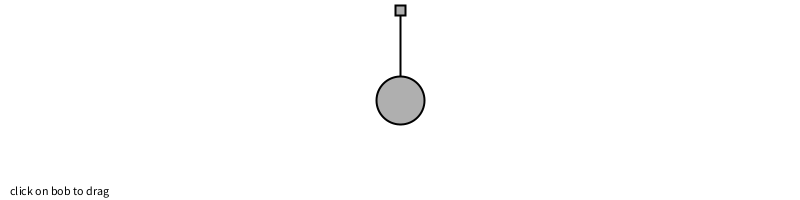
Frame 1 (no input)
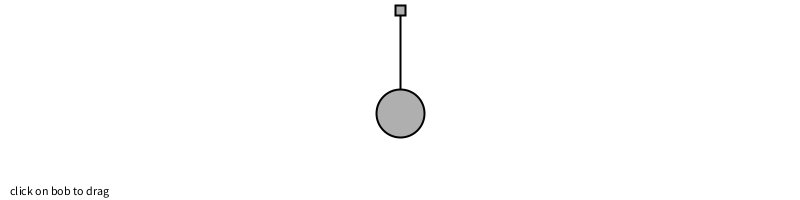
Frame 60 (the mouse pressed at the canvas centre just before this capture)
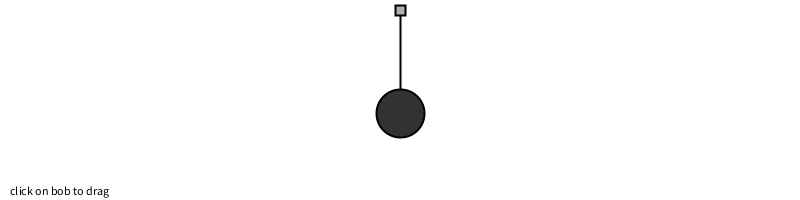
Frame 120 (the mouse held since frame 60 and released just before this capture)

The Processing sketch that drew these frames (run headless with seeded random() and noise(); from frame 60 on, the mouse is pressed at the canvas centre):

// Processing sketch: _3_11_spring
// ── _3_11_spring.pde
// Nature of Code 2011
// Daniel Shiffman
// Chapter 3: Oscillation
// Mover attached to spring connection
// PVector
// http://www.shiffman.net


// Mover object
Bob bob;

// Spring object
Spring spring;

void setup() {
  size(800,200);
  smooth();
  // Create objects at starting location
  // Note third argument in Spring constructor is "rest length"
  spring = new Spring(width/2,10,100); 
  bob = new Bob(width/2,100); 

}

void draw()  {
  background(255); 
  // Apply a gravity force to the bob
  PVector gravity = new PVector(0,2);
  bob.applyForce(gravity);
  
  // Connect the bob to the spring (this calculates the force)
  spring.connect(bob);
  // Constrain spring distance between min and max
  spring.constrainLength(bob,30,200);
  
  // Update bob
  bob.update();
  // If it's being dragged
  bob.drag(mouseX,mouseY);
  
  // Draw everything
  spring.displayLine(bob); // Draw a line between spring and bob
  bob.display(); 
  spring.display(); 
  
  fill(0);
  text("click on bob to drag",10,height-5);
}


// For mouse interaction with bob

void mousePressed()  {
  bob.clicked(mouseX,mouseY);
}

void mouseReleased()  {
  bob.stopDragging(); 
}



// ── Mover.pde
// Nature of Code 2011
// Daniel Shiffman
// Chapter 3: Oscillation

// Bob class, just like our regular Mover (location, velocity, acceleration, mass)

class Bob { 
  PVector location;
  PVector velocity;
  PVector acceleration;
  float mass = 24;
  
  // Arbitrary damping to simulate friction / drag 
  float damping = 0.98;

  // For mouse interaction
  PVector dragOffset;
  boolean dragging = false;

  // Constructor
  Bob(float x, float y) {
    location = new PVector(x,y);
    velocity = new PVector();
    acceleration = new PVector();
    dragOffset = new PVector();
  } 

  // Standard Euler integration
  void update() { 
    velocity.add(acceleration);
    velocity.mult(damping);
    location.add(velocity);
    acceleration.mult(0);
  }

  // Newton's law: F = M * A
  void applyForce(PVector force) {
    PVector f = force.get();
    f.div(mass);
    acceleration.add(f);
  }


  // Draw the bob
  void display() { 
    stroke(0);
    strokeWeight(2);
    fill(175);
    if (dragging) {
      fill(50);
    }
    ellipse(location.x,location.y,mass*2,mass*2);
  } 

  // The methods below are for mouse interaction

  // This checks to see if we clicked on the mover
  void clicked(int mx, int my) {
    float d = dist(mx,my,location.x,location.y);
    if (d < mass) {
      dragging = true;
      dragOffset.x = location.x-mx;
      dragOffset.y = location.y-my;
    }
  }

  void stopDragging() {
    dragging = false;
  }

  void drag(int mx, int my) {
    if (dragging) {
      location.x = mx + dragOffset.x;
      location.y = my + dragOffset.y;
    }
  }
}


// ── Spring.pde
// Nature of Code 2011
// Daniel Shiffman
// Chapter 3: Oscillation

// Class to describe an anchor point that can connect to "Bob" objects via a spring
// Thank you: http://www.myphysicslab.com/spring2d.html

class Spring { 

  // Location
  PVector anchor;

  // Rest length and spring constant
  float len;
  float k = 0.2;

  // Constructor
  Spring(float x, float y, int l) {
    anchor = new PVector(x, y);
    len = l;
  } 

  // Calculate spring force
  void connect(Bob b) {
    // Vector pointing from anchor to bob location
    PVector force = PVector.sub(b.location, anchor);
    // What is distance
    float d = force.mag();
    // Stretch is difference between current distance and rest length
    float stretch = d - len;

    // Calculate force according to Hooke's Law
    // F = k * stretch
    force.normalize();
    force.mult(-1 * k * stretch);
    b.applyForce(force);
  }

  // Constrain the distance between bob and anchor between min and max
  void constrainLength(Bob b, float minlen, float maxlen) {
    PVector dir = PVector.sub(b.location, anchor);
    float d = dir.mag();
    // Is it too short?
    if (d < minlen) {
      dir.normalize();
      dir.mult(minlen);
      // Reset location and stop from moving (not realistic physics)
      b.location = PVector.add(anchor, dir);
      b.velocity.mult(0);
      // Is it too long?
    } 
    else if (d > maxlen) {
      dir.normalize();
      dir.mult(maxlen);
      // Reset location and stop from moving (not realistic physics)
      b.location = PVector.add(anchor, dir);
      b.velocity.mult(0);
    }
  }

  void display() { 
    stroke(0);
    fill(175);
    strokeWeight(2);
    rectMode(CENTER);
    rect(anchor.x, anchor.y, 10, 10);
  }

  void displayLine(Bob b) {
    strokeWeight(2);
    stroke(0);
    line(b.location.x, b.location.y, anchor.x, anchor.y);
  }
}
